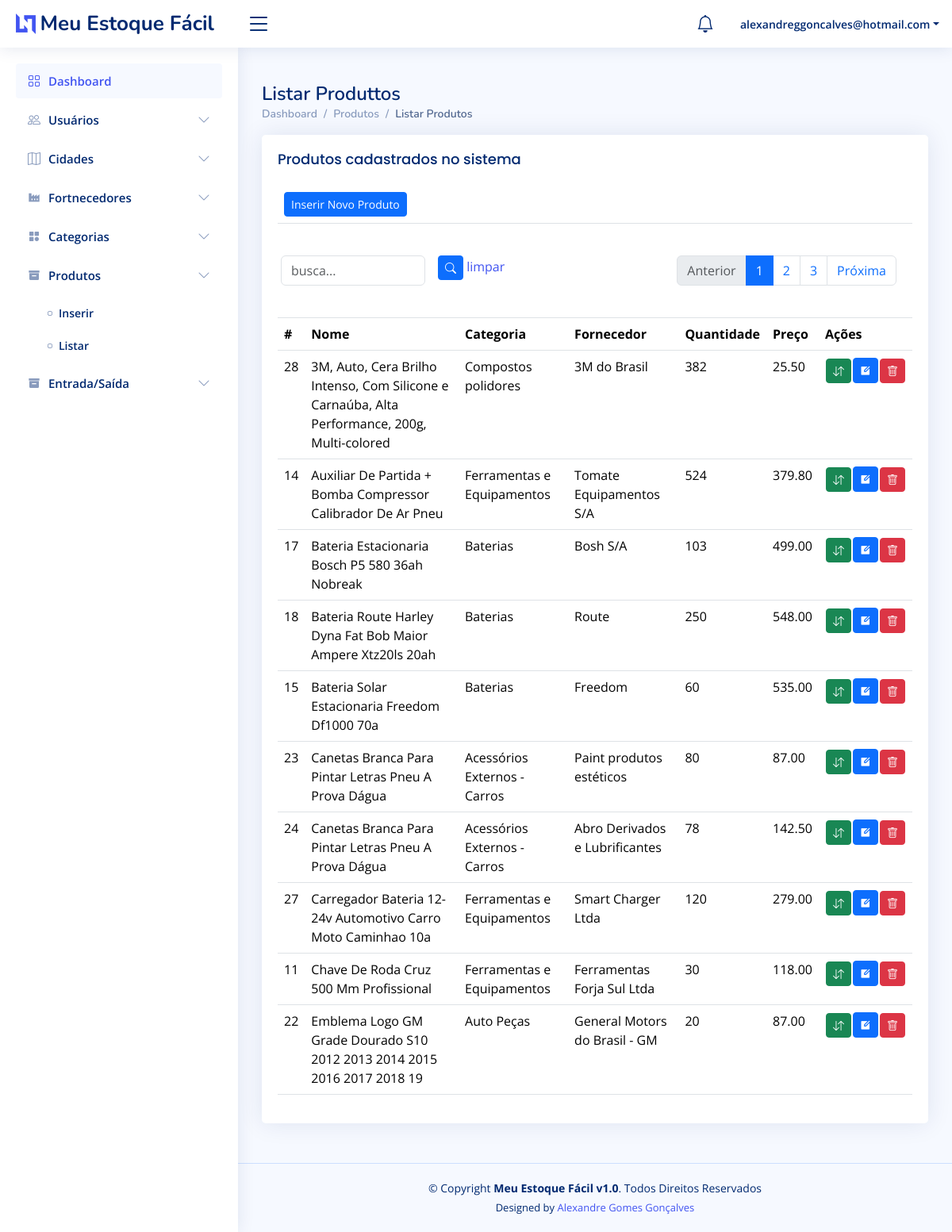
The page /produto/listarProdutos/ (signed in) on the database its author committed.
### authuser/models.py (models this page shows, shortened)
class User(AbstractBaseUser, PermissionsMixin):
    email = models.EmailField(blank=True, default='', unique=True)
    name  = models.CharField(max_length=255, blank=True, default='')
    is_active       = models.BooleanField(default=True)
    is_superuser    = models.BooleanField(default=True)
    is_staff        = models.BooleanField(default=True)
    date_joined = models.DateTimeField(default=timezone.now)
    last_login  = models.DateTimeField(blank=True, null=True)
    objects = CustomUserManager()
    USERNAME_FIELD  = 'email'
    EMAIL_FIELD     = 'email'
    REQUIRED_FIELDS = []
    class Meta:
        verbose_name        = 'User'
        verbose_name_plural = 'Users'

### produto/models.py (models this page shows, shortened)
class Produto(models.Model):
    idProduto       = models.AutoField(primary_key=True)
    idCategoria     = models.ForeignKey(Categoria, blank=False, null=False, on_delete=models.CASCADE)
    idFornecedor    = models.ForeignKey(Fornecedor, blank=False, null=False, on_delete=models.CASCADE)
    nomeProduto     = models.CharField(max_length=255, blank=False, null=False)
    quantidade      = models.IntegerField(default=0, blank=True, null=True)
    preco           = models.DecimalField(default=0, max_digits=10, decimal_places=2)
    dataValidade    = models.DateField(db_default=date.today(),blank=True, null=True)
    descricao       = models.TextField(blank=True, null=True)
    codigoDeBarras  = models.CharField(max_length=255, blank=True, null=True)
    dataEntrada     = models.DateField(auto_now_add=True)
    created_at      = models.DateTimeField(auto_now_add=True)
    updated_at      = models.DateTimeField(auto_now=True)
    class Meta:
        ordering = ['-nomeProduto']

### categoria/models.py (models this page shows, shortened)
class Categoria(models.Model):
    idCategoria     = models.AutoField(primary_key=True)
    nomeCategoria   = models.CharField(max_length=255)
    created_at      = models.DateTimeField(auto_now_add=True)
    updated_at      = models.DateTimeField(auto_now=True)
    class Meta:
        ordering = ['-nomeCategoria']
    def __str__(self):
        return self.nomeCategoria

### fornecedor/models.py (models this page shows, shortened)
class Fornecedor(models.Model):
    idFornecedor    = models.AutoField(primary_key=True)
    nomeFornecedor  = models.CharField(max_length=255)
    idCidade        = models.ForeignKey(Cidade, blank=True, null=True, on_delete=models.CASCADE)
    created_at      = models.DateTimeField(auto_now_add=True)
    updated_at      = models.DateTimeField(auto_now=True)
    class Meta:
        ordering = ['-nomeFornecedor']
    def __str__(self):
        return self.nomeFornecedor

### produto/views.py (the view)
# urls.py: path('listarProdutos/', views.listarProdutos, name='listarProdutos'),
@login_required(login_url='/sistema/login/')
def listarProdutos(request):
    if request.method == 'POST':
        Produto.objects.filter(idProduto=request.POST.get('idProduto')).delete()
        return redirect('listarProdutos')
    busca = request.GET.get('busca')
    if busca:
        produtos = Produto.objects.filter(nomeProduto__icontains=busca).order_by('nomeProduto')
    else:
        produtos = Produto.objects.all().order_by('nomeProduto')
    produto_paginator = Paginator(produtos, 10)
    page_num = request.GET.get('page')
    page = produto_paginator.get_page(page_num)
    return render(request, 'listarProdutos.html', {'page': page})

### produto/templates/listarProdutos.html (shortened to what this page needs)
{% extends 'base.html' %}
{% load static %}
{% block navbar %}
    {% include 'sidebar.html' %}
{% endblock %}
{% block content %}
    {% block header %}
        {% include 'header.html' %}
    {% endblock %}
    <main id="main" class="main">
        <div class="pagetitle">
            <h1>Listar Produttos</h1>
            <nav>
                <ol class="breadcrumb">
                    <li class="breadcrumb-item"><a href="/dashboard/">Dashboard</a></li>
                    <li class="breadcrumb-item">Produtos</li>
                    <li class="breadcrumb-item active">Listar Produtos</li>
                </ol>
            </nav>
        </div>
        <section class="section">
            <div class="row">
                <div class="col-lg-12">
                    <div class="card">
                        <div class="card-body">
                            <h5 class="card-title">Produtos cadastrados no sistema</h5>
                            <table class="table table-hover">
                                <thead>
                                    <tr>
                                        <td colspan="7">
                                            <a href="/produto/inserirProduto">
                                                <button class="btn btn-sm btn-primary">Inserir Novo Produto</button>
                                            </a>
                                        </td>
                                    </tr>
                                    <tr>
                                        <td colspan="7">
                                            <div class="row mb-3">
                                                <form class="row g-3">
                                                    <form action="" method="GET">
                                                        <div class="col-md-3">
                                                            <input type="text" class="form-control" id="busca" name="busca" value="{{request.GET.busca}}" placeholder="busca...">
                                                        </div>
                                                        <div class="col-md-3">
                                                            <button type="submit" class="btn btn-sm btn-primary"><i class="bi bi-search"></i></button>
                                                            <a href="/produto/listarProdutos">limpar</a>
                                                        </div>
                                                        <div class="col-md-6">
                                                            <div class="page-links">
                                                                <nav aria-label="...">
                                                                    <ul class="pagination justify-content-end">
                                                                    {% if page.has_previous %}
                                                                        <li class="page-item">
                                                                            <a class="page-link" href="/produto/listarProdutos/?page={{page.previous_page_number}}&busca={{request.GET.busca}}" tabindex="-1">Anterior</a>
                                                                        </li>
                                                                    {% else %}
                                                                        <li class="page-item disabled">
                                                                            <a class="page-link" href="#" tabindex="-1" aria-disabled="true">Anterior</a>
                                                                        </li>
                                                                    {% endif %}
                                                                    {% for pageNum in page.paginator.page_range %}
                                                                        {% if page.number == pageNum %}
                                                                            <li class="page-item active"><a class="page-link" href="#">{{pageNum}}</a></li>
                                                                        {% else %}
                                                                            <li class="page-item"><a class="page-link" href="/produto/listarProdutos/?page={{pageNum}}&busca={{request.GET.busca}}">{{pageNum}}</a></li>
                                                                        {% endif %}
                                                                    {% endfor %}
                                                                    {% if page.has_next %}
                                                                        <li class="page-item">
                                                                            <a class="page-link" href="/produto/listarProdutos/?page={{page.next_page_number}}&busca={{request.GET.busca}}">Próxima</a>
                                                                        </li>
                                                                    {% else %}
                                                                        <li class="page-item disabled">
                                                                            <a class="page-link" href="#" aria-disabled="true">Próxima</a>
                                                                        </li>
                                                                    {% endif %}
                                                                    </ul>
                                                                </nav>
                                                            </div>
                                                        </div>
                                                    </form>
                                                </div>
                                            </div>
                                    <tr>
                                        <th scope="col">#</th>
                                        <th scope="col">Nome</th>
                                        <th scope="col">Categoria</th>
                                        <th scope="col">Fornecedor</th>
                                        <th scope="col">Quantidade</th>
                                        <th scope="col">Preço</th>
                                        <th>Ações</th>
                                    </tr>
                                <tbody>
                                    {% for produto in page.object_list %}
                                    <tr>
                                        <td scope="col">{{produto.idProduto}}</td>
                                        <td scope="col">{{produto.nomeProduto}}</td>
                                        <td scope="col">{{produto.idCategoria}}</td>
                                        <td scope="col">{{produto.idFornecedor}}</td>
                                        <td scope="col">{{produto.quantidade}}</td>
                                        <td scope="col">{{produto.preco}}</td>
                                        <td>
                                            <table>
                                                <tr>
                                                    <td>
                                                        <a href="#">
                                                            <button class="btn btn-sm btn-success" alt="editar"><i class="bi bi-arrow-down-up" data-bs-toggle="tooltip" data-bs-placement="bottom" title="Registrar Entrada/Saída" onClick="entradaSaida('{{produto.codigoDeBarras}}')"></i></button>
                                                        </a>
                                                    </td>
                                                    <td>
                                                        <a href="/produto/editarProduto/{{produto.idProduto}}?id={{produto.idProduto}}">
                                                            <button class="btn btn-sm btn-primary" alt="editar"><i class="ri-edit-box-fill" data-bs-toggle="tooltip"></i></button>
                                                        </a>
                                                    </td>
                                                    <td>
                                                        <form action="" method="post">
                                                            <button type="button" class="btn btn-danger btn-sm" data-bs-toggle="modal" data-bs-target="#delete{{produto.idProduto}}"><i class="bi bi-trash"></i></button>
                                                        </form>
                                                    </td>
                                                </tr>
                                            </table>
                                        </td>
                                    </tr>
                                    {% endfor %}
                                </tbody>
                        </div>
                    </div>
                </div>
        </section>
    </main>
{% endblock %}

### sistema/templates/header.html (shortened to what this page needs)
{% load static %}
  <header id="header" class="header fixed-top d-flex align-items-center">
    <div class="d-flex align-items-center justify-content-between">
      <a href="/" class="logo d-flex align-items-center">
        <img src="{% static 'img/logo.png' %}" alt="">
        <span class="d-none d-lg-block">Meu Estoque Fácil</span>
      </a>
      <i class="bi bi-list toggle-sidebar-btn"></i>
    </div>
    <nav class="header-nav ms-auto">
      <ul class="d-flex align-items-center">
        <li class="nav-item dropdown">
          <a class="nav-link nav-icon" href="#" data-bs-toggle="dropdown">
            <i class="bi bi-bell"></i>
          </a>
        </li>
        <li class="nav-item dropdown pe-3">
          <a class="nav-link nav-profile d-flex align-items-center pe-0" href="#" data-bs-toggle="dropdown">
            <span class="d-none d-md-block dropdown-toggle ps-2">{{request.user}}</span>
          </a>
        </li>
      </ul>
    </nav>
  </header>

### assets/css/style.css (style rules this page uses)
:root { scroll-behavior: smooth; }
body { font-family: "Open Sans", sans-serif; background: #f6f9ff; color: #444444; }
a { color: #4154f1; text-decoration: none; }
h1, h2, h3, h4, h5, h6 { font-family: "Nunito", sans-serif; }
#main { margin-top: 60px; padding: 20px 30px; transition: all 0.3s; }
.pagetitle { margin-bottom: 10px; }
.pagetitle h1 { font-size: 24px; margin-bottom: 0; font-weight: 600; color: #012970; }
.card { margin-bottom: 30px; border: none; border-radius: 5px; box-shadow: 0px 0 30px rgba(1, 41, 112, 0.1); }
.card-title { padding: 20px 0 15px 0; font-size: 18px; font-weight: 500; color: #012970; font-family: "Poppins", sans-serif; }
.card-body { padding: 0 20px 20px 20px; }
.breadcrumb { font-size: 14px; font-family: "Nunito", sans-serif; color: #899bbd; font-weight: 600; }
.breadcrumb a { color: #899bbd; transition: 0.3s; }
.breadcrumb .breadcrumb-item::before { color: #899bbd; }
.breadcrumb .active { color: #51678f; font-weight: 600; }
.logo { line-height: 1; }
@media (min-width: 1200px) { .logo { width: 280px; } }
.logo img { max-height: 26px; margin-right: 6px; }
.logo span { font-size: 26px; font-weight: 700; color: #012970; font-family: "Nunito", sans-serif; }
.header { transition: all 0.5s; z-index: 997; height: 60px; box-shadow: 0px 2px 20px rgba(1, 41, 112, 0.1); background-color: #fff; padding-left: 20px; }
.header .toggle-sidebar-btn { font-size: 32px; padding-left: 10px; cursor: pointer; color: #012970; }
.header-nav ul { list-style: none; }
.header-nav>ul { margin: 0; padding: 0; }
.header-nav .nav-icon { font-size: 22px; color: #012970; margin-right: 25px; position: relative; }
.header-nav .nav-profile { color: #012970; }
.header-nav .nav-profile span { font-size: 14px; font-weight: 600; }
@media (min-width: 1200px) { #main, #footer { margin-left: 300px; } }

### rows shown on the page
User: user "alexandreggoncalves@hotmail.com"
Produto: idProduto "28", nomeProduto "3M, Auto, Cera Brilho Intenso, Com Silicone e Carnaúba, Alta Performance, 200g, Multi-colored", idCategoria "Compostos polidores", idFornecedor "3M do Brasil", quantidade "382", preco "25.50"
Produto: idProduto "14", nomeProduto "Auxiliar De Partida + Bomba Compressor Calibrador De Ar Pneu", idCategoria "Ferramentas e Equipamentos", idFornecedor "Tomate Equipamentos S/A", quantidade "524", preco "379.80"
Produto: idProduto "17", nomeProduto "Bateria Estacionaria Bosch P5 580 36ah Nobreak", idCategoria "Baterias", idFornecedor "Bosh S/A", quantidade "103", preco "499.00"
Produto: idProduto "18", nomeProduto "Bateria Route Harley Dyna Fat Bob Maior Ampere Xtz20ls 20ah", idCategoria "Baterias", idFornecedor "Route", quantidade "250", preco "548.00"
Produto: idProduto "15", nomeProduto "Bateria Solar Estacionaria Freedom Df1000 70a", idCategoria "Baterias", idFornecedor "Freedom", quantidade "60", preco "535.00"
Produto: idProduto "23", nomeProduto "Canetas Branca Para Pintar Letras Pneu A Prova Dágua", idCategoria "Acessórios Externos - Carros", idFornecedor "Paint produtos estéticos", quantidade "80", preco "87.00"
Produto: idProduto "24", nomeProduto "Canetas Branca Para Pintar Letras Pneu A Prova Dágua", idCategoria "Acessórios Externos - Carros", idFornecedor "Abro Derivados e Lubrificantes", quantidade "78", preco "142.50"
Produto: idProduto "27", nomeProduto "Carregador Bateria 12-24v Automotivo Carro Moto Caminhao 10a", idCategoria "Ferramentas e Equipamentos", idFornecedor "Smart Charger Ltda", quantidade "120", preco "279.00"
Produto: idProduto "11", nomeProduto "Chave De Roda Cruz 500 Mm Profissional", idCategoria "Ferramentas e Equipamentos", idFornecedor "Ferramentas Forja Sul Ltda", quantidade "30", preco "118.00"
Produto: idProduto "22", nomeProduto "Emblema Logo GM Grade Dourado S10 2012 2013 2014 2015 2016 2017 2018 19", idCategoria "Auto Peças", idFornecedor "General Motors do Brasil - GM", quantidade "20", preco "87.00"

### other values the page prints
{{ pageNum }} "1"
{{ pageNum }} "2" "3"
